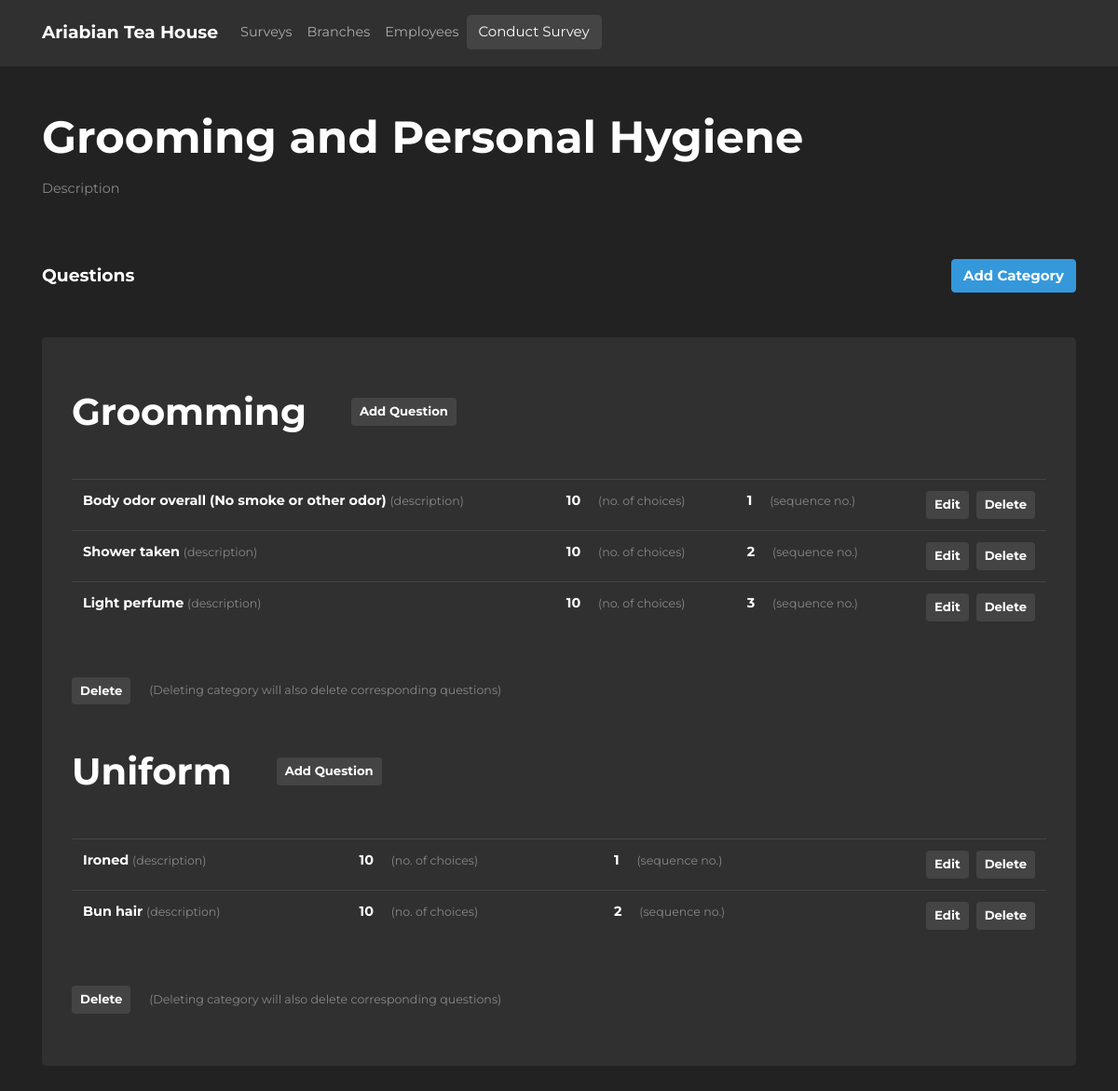
The page /surveys/1 on the database its author committed.
### athsurveyapp/models/models.py (models this page shows, shortened)
class Survey(db.Model):
    __tablename__ = "survey"
    id = db.Column(db.Integer, primary_key=True)
    name = db.Column(db.String(255), nullable=False)
    description = db.Column(db.String(64), nullable=False)
    date_created = db.Column(db.DateTime(timezone=True), server_default=func.now())
    last_updated = db.Column(db.DateTime(timezone=True), onupdate=func.now())
    question_types = db.relationship("QuestionType", backref="survey", cascade="all, delete-orphan")

class QuestionType(db.Model):
    __tablename__ = "question_type"
    id = db.Column(db.Integer, primary_key=True)
    description = db.Column(db.String(64), nullable=False)
    date_created = db.Column(db.DateTime(timezone=True), server_default=func.now())
    last_updated = db.Column(db.DateTime(timezone=True), onupdate=func.now())
    survey_id = db.Column(db.Integer, db.ForeignKey("survey.id"), nullable=False)
    questions = db.relationship("Question", backref="question_type", cascade="all, delete-orphan")

class Question(db.Model):
    __tablename__ = "question"
    id = db.Column(db.Integer, primary_key=True)
    description = db.Column(db.String(64), nullable=False)
    is_required = db.Column(db.Boolean, nullable=False, default=False)
    sequence = db.Column(db.Integer, nullable=False)
    question_type_id = db.Column(db.Integer, db.ForeignKey("question_type.id"), nullable=False)
    choice_id = db.Column(db.Integer, db.ForeignKey("choice.id"), nullable=False)
    date_created = db.Column(db.DateTime(timezone=True), server_default=func.now())
    last_updated = db.Column(db.DateTime(timezone=True), onupdate=func.now())

class Choice(db.Model):
    __tablename__ = "choice"
    id = db.Column(db.Integer, primary_key=True)
    description = db.Column(db.String(64), nullable=False)
    value = db.Column(db.Integer)
    questions = db.relationship("Question", backref="choice")
    date_created = db.Column(db.DateTime(timezone=True), server_default=func.now())
    last_updated = db.Column(db.DateTime(timezone=True), onupdate=func.now())

### athsurveyapp/blueprints/survey/views.py (the view)
@survey_page.route("/<id>")
def survey_details(id):
    qt_form = QuestionTypeForm()
    question_form = QuestionForm()
    survey = Survey.query.get(id)
    print(survey)
    return render_template(
        "survey_details.html",
        survey=survey,
        qt_form=qt_form,
        question_form=question_form,
    )

### athsurveyapp/blueprints/survey/templates/survey_details.html (shortened to what this page needs)
{% extends 'layouts/base.html' %} {% block title %}ATH - Survey{% endblock %}  {%
block body %}
<div class="container">
  <div class="row justify-content-center align-items-center">
    <div class="col-12" data-surveyid="{{ survey.id }}">
      <h1 class="m-0 font-weight-bold" id="surveyName">{{ survey.name }}</h1>
      <p class="text-muted mt-3" id="surveyDescription">
        {{ survey.description }}
      </p>
    </div>
  </div>
  <div class="row mt-5 align-items-center">
    <div class="col-6">
      <h5 class="font-weight-bold m-0">Questions</h5>
    </div>
    <div class="col-6">
      <button
        type="button"
        class="btn btn-info float-right font-weight-bold"
        data-toggle="modal"
        data-target="#categoryFormModal"
      >
        Add Category
      </button>
    </div>
  </div>
  <div class="row mt-5">
    <div class="col-12">
      <div class="jumbotron py-2">
        {% if not survey.question_types %}
        <p class="font-weight-bold text-center my-5 text-muted">
          No categories
        </p>
        {% else %} {% for question_type in survey.question_types %}
        <div data-categoryid="{{question_type.id}}" class="mb-5">
          <div class="d-flex">
            <h2 class="font-weight-bold my-5 mr-5 survey-category">
              {{question_type.description}}
            </h2>
            <button
              class="
                btn btn-secondary btn-sm
                my-auto
                font-weight-bold
                add-question-btn
              "
              data-toggle="modal"
              data-target="#questionFormModal"
            >
              Add Question
            </button>
          </div>
          {% if question_type.questions %}
          <table class="table table-hover">
            <tbody>
              {% for question in question_type.questions %}
              <tr data-questionid="{{question.id}}">
                <td>
                  <span class="font-weight-bold"
                    >{{ question.description }}</span
                  >
                  <span class="text-muted small">(description)</span>
                </td>
                <td>
                  <span class="font-weight-bold col-4"
                    >{{question.choice.value}}</span
                  >
                  <span class="text-muted small">(no. of choices)</span>
                </td>
                <td>
                  <span class="font-weight-bold col-4"
                    >{{question.sequence}}</span
                  >
                  <span class="text-muted small">(sequence no.)</span>
                </td>
                <td>
                  <button
                    class="
                      btn btn-secondary btn-sm
                      font-weight-bold
                      float-right
                      delete-question-form-modal-btn
                    "
                    data-toggle="modal"
                    data-target="#deleteQuestionFormModal"
                  >
                    Delete
                  </button>
                  <button
                    class="
                      btn btn-secondary btn-sm
                      font-weight-bold
                      float-right
                      edit-question-form-modal-btn
                      mr-2
                    "
                    data-toggle="modal"
                    data-target="#questionFormModal"
                  >
                    Edit
                  </button>
                </td>
              </tr>
              {% endfor %}
            </tbody>
          </table>
          {% endif %}
          <div class="mt-5">
            <button
              class="
                btn btn-secondary btn-sm
                font-weight-bold
                delete-category-form-modal-btn
              "
              data-toggle="modal"
              data-target="#deleteCategoryFormModal"
            >
              Delete
            </button>
            <span class="small text-muted ml-3"
              >(Deleting category will also delete corresponding
              questions)</span
            >
          </div>
          {% endfor %} {% endif %}
        </div>
      </div>
    </div>
  </div>
</div>
{% endblock %}

### athsurveyapp/static/styles/main.css (style rules this page uses)
html { position: relative; min-height: 100%; }
body { font-family: "Montserrat", sans-serif; font-size: 0.9rem; }
#surveyName, #surveyDescription, .survey-category { cursor: pointer; }

### rows shown on the page
Survey: name "Grooming and Personal Hygiene", description "Description"
QuestionType: description "Groomming"
Question: description "Body odor overall (No smoke or other odor)", choice.value "10", sequence "1"
Question: description "Shower taken", choice.value "10", sequence "2"
Question: description "Light perfume", choice.value "10", sequence "3"
QuestionType: description "Uniform"
Question: description "Ironed", choice.value "10", sequence "1"
Question: description "Bun hair", choice.value "10", sequence "2"
